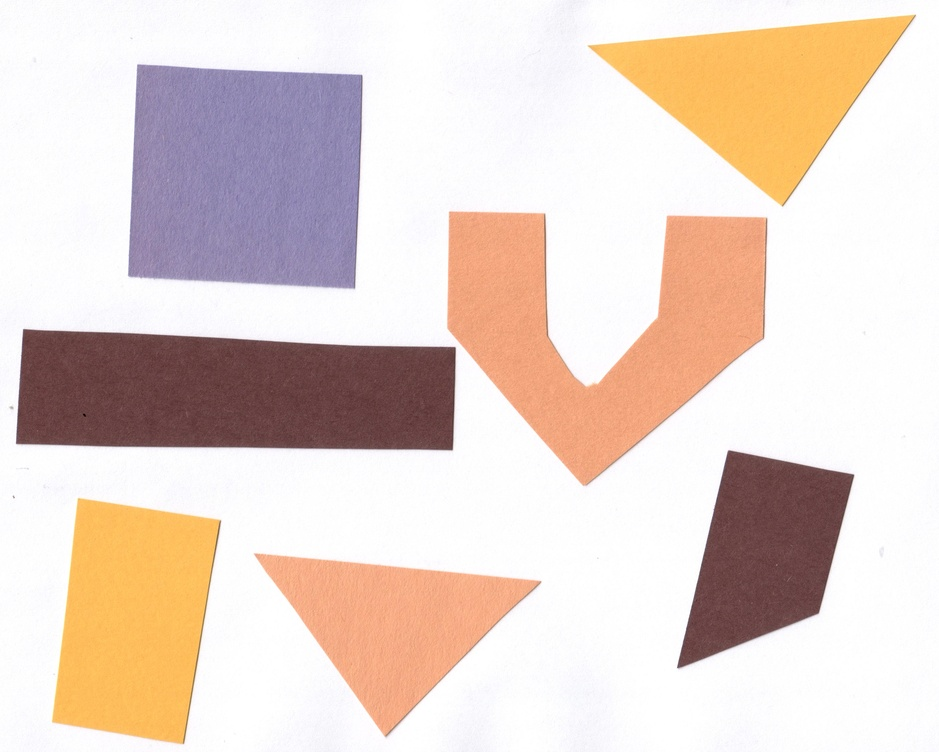
#> input picture data/raw/training/shapes-01.jpg, 939 x 752 px, shrunk from 3068 x 2457 before the run
$ jupyter execute 090_edge_detection.ipynb
#> lines starting #> are read from the running program, lines starting #| are printed output that depends on the picture
# Edge Detection

The edge is not actually that sharp

[cell 1]
import sys

import imageio.v3 as iio
import matplotlib.pyplot as plt
import skimage.feature

# read command-line arguments
filename = "../data/raw/training/shapes-01.jpg"
sigma = 1
low_threshold = 0.05
high_threshold = 0.07

image = iio.imread(uri=filename, mode="L")
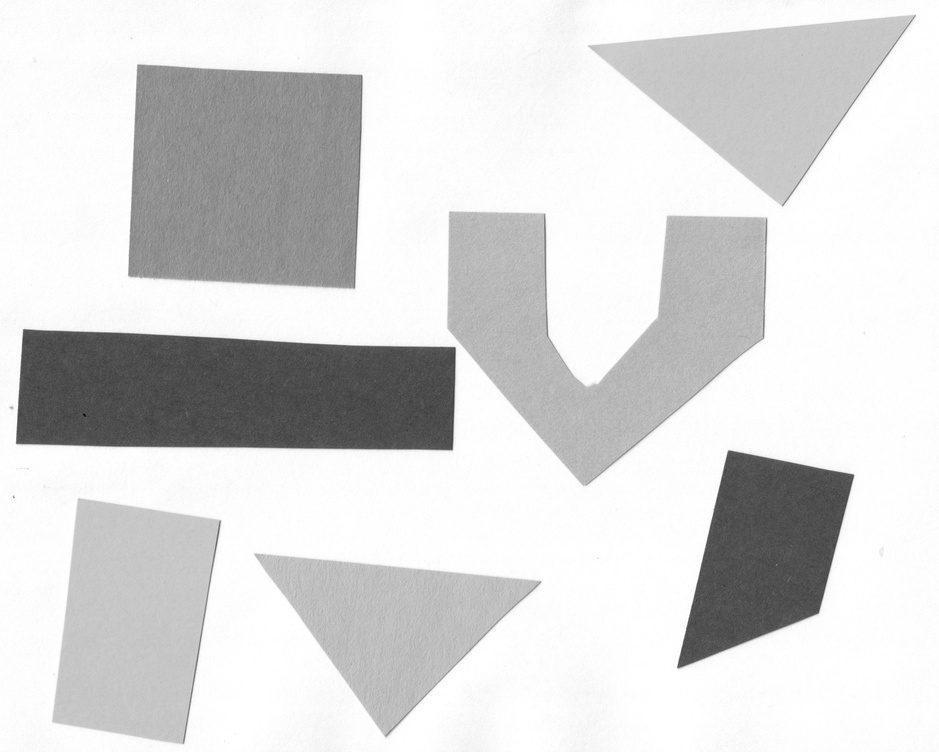
#> image: shape (752, 939); min 7, max 255, mean 216.5
plt.imshow(image)

[cell 2]
edges = skimage.feature.canny(
    image=image,
    sigma=sigma,
    low_threshold=low_threshold,
    high_threshold=high_threshold,
)
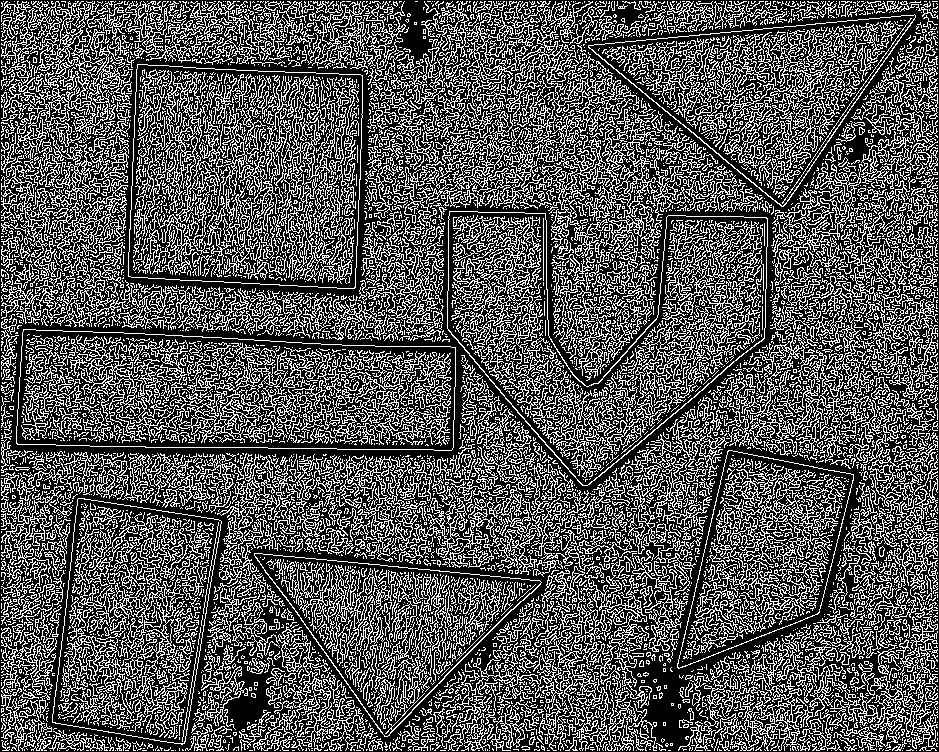
#> edges: shape (752, 939) bool; 33.4% white in thin lines or dots
# display edges
skimage.io.imshow(edges)
# display edges
fig, ax = plt.subplots()
ax.imshow(edges)

$ run again, with data/raw/training/shapes-02.jpg copied over data/raw/training/shapes-01.jpg
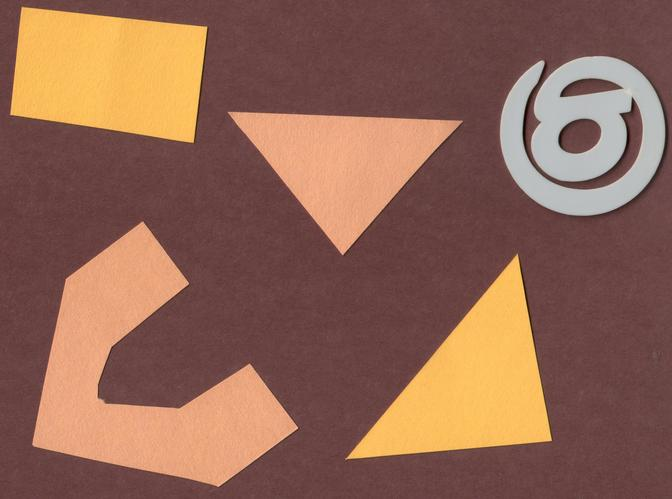
#> input picture data/raw/training/shapes-02.jpg, 672 x 499 px
#> `image = iio.imread(uri=filename, mode="L")`:
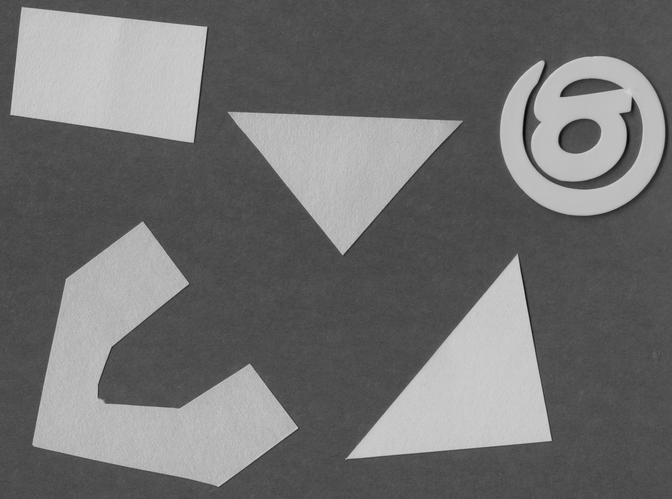
#> image: shape (499, 672); min 4, max 221, mean 112.2
#> `edges = skimage.feature.canny( image=image, sigma=sigma, low_threshold..`:
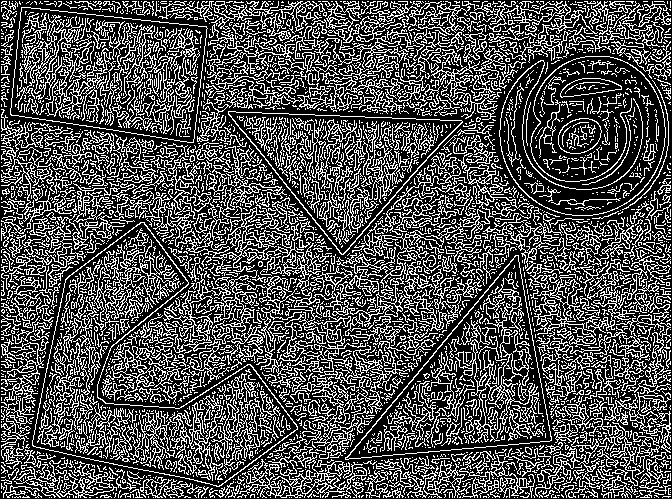
#> edges: shape (499, 672) bool; 31.4% white in thin lines or dots
